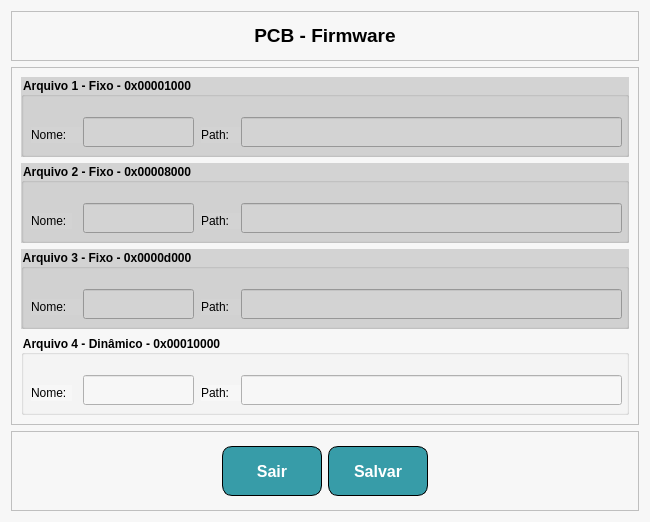
<?xml version="1.0" encoding="UTF-8"?>
<ui version="4.0">
 <class>Form_PCB</class>
 <widget class="QWidget" name="Form_PCB">
  <property name="geometry">
   <rect>
    <x>0</x>
    <y>0</y>
    <width>650</width>
    <height>518</height>
   </rect>
  </property>
  <property name="windowTitle">
   <string>PCB</string>
  </property>
  <property name="styleSheet">
   <string notr="true">background-color: rgb(247, 247, 247);</string>
  </property>
  <layout class="QVBoxLayout" name="verticalLayout">
   <item>
    <widget class="QFrame" name="frame">
     <property name="sizePolicy">
      <sizepolicy hsizetype="Preferred" vsizetype="MinimumExpanding">
       <horstretch>0</horstretch>
       <verstretch>0</verstretch>
      </sizepolicy>
     </property>
     <property name="minimumSize">
      <size>
       <width>0</width>
       <height>50</height>
      </size>
     </property>
     <property name="frameShape">
      <enum>QFrame::StyledPanel</enum>
     </property>
     <property name="frameShadow">
      <enum>QFrame::Raised</enum>
     </property>
     <layout class="QHBoxLayout" name="horizontalLayout_2">
      <item>
       <spacer name="horizontalSpacer">
        <property name="orientation">
         <enum>Qt::Horizontal</enum>
        </property>
        <property name="sizeHint" stdset="0">
         <size>
          <width>274</width>
          <height>20</height>
         </size>
        </property>
       </spacer>
      </item>
      <item>
       <widget class="QLabel" name="label">
        <property name="text">
         <string>&lt;html&gt;&lt;head/&gt;&lt;body&gt;&lt;p align=&quot;center&quot;&gt;&lt;span style=&quot; font-size:14pt; font-weight:600;&quot;&gt;PCB - Firmware&lt;/span&gt;&lt;/p&gt;&lt;/body&gt;&lt;/html&gt;</string>
        </property>
       </widget>
      </item>
      <item>
       <spacer name="horizontalSpacer_2">
        <property name="orientation">
         <enum>Qt::Horizontal</enum>
        </property>
        <property name="sizeHint" stdset="0">
         <size>
          <width>274</width>
          <height>20</height>
         </size>
        </property>
       </spacer>
      </item>
     </layout>
    </widget>
   </item>
   <item>
    <widget class="QFrame" name="frame_2">
     <property name="frameShape">
      <enum>QFrame::StyledPanel</enum>
     </property>
     <property name="frameShadow">
      <enum>QFrame::Raised</enum>
     </property>
     <layout class="QVBoxLayout" name="verticalLayout_2">
      <item>
       <widget class="QGroupBox" name="groupBox">
        <property name="sizePolicy">
         <sizepolicy hsizetype="Preferred" vsizetype="MinimumExpanding">
          <horstretch>0</horstretch>
          <verstretch>0</verstretch>
         </sizepolicy>
        </property>
        <property name="minimumSize">
         <size>
          <width>0</width>
          <height>80</height>
         </size>
        </property>
        <property name="font">
         <font>
          <weight>75</weight>
          <bold>true</bold>
         </font>
        </property>
        <property name="styleSheet">
         <string notr="true">background-color: rgb(211,211,211);</string>
        </property>
        <property name="title">
         <string>Arquivo 1 - Fixo - 0x00001000</string>
        </property>
        <widget class="QLineEdit" name="lineEditNome1">
         <property name="geometry">
          <rect>
           <x>62</x>
           <y>40</y>
           <width>111</width>
           <height>30</height>
          </rect>
         </property>
        </widget>
        <widget class="QLabel" name="label_6">
         <property name="geometry">
          <rect>
           <x>10</x>
           <y>50</y>
           <width>51</width>
           <height>16</height>
          </rect>
         </property>
         <property name="text">
          <string>Nome: </string>
         </property>
        </widget>
        <widget class="QLabel" name="label_2">
         <property name="geometry">
          <rect>
           <x>180</x>
           <y>50</y>
           <width>55</width>
           <height>16</height>
          </rect>
         </property>
         <property name="text">
          <string>Path: </string>
         </property>
        </widget>
        <widget class="QLineEdit" name="lineEditPath1">
         <property name="geometry">
          <rect>
           <x>220</x>
           <y>40</y>
           <width>381</width>
           <height>30</height>
          </rect>
         </property>
        </widget>
       </widget>
      </item>
      <item>
       <widget class="QGroupBox" name="groupBox_2">
        <property name="sizePolicy">
         <sizepolicy hsizetype="Preferred" vsizetype="MinimumExpanding">
          <horstretch>0</horstretch>
          <verstretch>0</verstretch>
         </sizepolicy>
        </property>
        <property name="minimumSize">
         <size>
          <width>0</width>
          <height>80</height>
         </size>
        </property>
        <property name="font">
         <font>
          <weight>75</weight>
          <bold>true</bold>
         </font>
        </property>
        <property name="styleSheet">
         <string notr="true">background-color: rgb(211,211,211);</string>
        </property>
        <property name="title">
         <string>Arquivo 2 - Fixo - 0x00008000</string>
        </property>
        <widget class="QLineEdit" name="lineEditNome2">
         <property name="geometry">
          <rect>
           <x>62</x>
           <y>40</y>
           <width>111</width>
           <height>30</height>
          </rect>
         </property>
        </widget>
        <widget class="QLabel" name="label_7">
         <property name="geometry">
          <rect>
           <x>10</x>
           <y>50</y>
           <width>41</width>
           <height>16</height>
          </rect>
         </property>
         <property name="text">
          <string>Nome: </string>
         </property>
        </widget>
        <widget class="QLabel" name="label_3">
         <property name="geometry">
          <rect>
           <x>180</x>
           <y>50</y>
           <width>55</width>
           <height>16</height>
          </rect>
         </property>
         <property name="text">
          <string>Path: </string>
         </property>
        </widget>
        <widget class="QLineEdit" name="lineEditPath2">
         <property name="geometry">
          <rect>
           <x>220</x>
           <y>40</y>
           <width>381</width>
           <height>30</height>
          </rect>
         </property>
        </widget>
       </widget>
      </item>
      <item>
       <widget class="QGroupBox" name="groupBox_3">
        <property name="sizePolicy">
         <sizepolicy hsizetype="Preferred" vsizetype="MinimumExpanding">
          <horstretch>0</horstretch>
          <verstretch>0</verstretch>
         </sizepolicy>
        </property>
        <property name="minimumSize">
         <size>
          <width>0</width>
          <height>80</height>
         </size>
        </property>
        <property name="font">
         <font>
          <weight>75</weight>
          <bold>true</bold>
         </font>
        </property>
        <property name="styleSheet">
         <string notr="true">background-color: rgb(211,211,211);</string>
        </property>
        <property name="title">
         <string>Arquivo 3 - Fixo - 0x0000d000</string>
        </property>
        <widget class="QLineEdit" name="lineEditNome3">
         <property name="geometry">
          <rect>
           <x>62</x>
           <y>40</y>
           <width>111</width>
           <height>30</height>
          </rect>
         </property>
        </widget>
        <widget class="QLabel" name="label_8">
         <property name="geometry">
          <rect>
           <x>10</x>
           <y>50</y>
           <width>51</width>
           <height>16</height>
          </rect>
         </property>
         <property name="text">
          <string>Nome: </string>
         </property>
        </widget>
        <widget class="QLabel" name="label_4">
         <property name="geometry">
          <rect>
           <x>180</x>
           <y>50</y>
           <width>55</width>
           <height>16</height>
          </rect>
         </property>
         <property name="text">
          <string>Path: </string>
         </property>
        </widget>
        <widget class="QLineEdit" name="lineEditPath3">
         <property name="geometry">
          <rect>
           <x>220</x>
           <y>40</y>
           <width>381</width>
           <height>30</height>
          </rect>
         </property>
        </widget>
       </widget>
      </item>
      <item>
       <widget class="QGroupBox" name="groupBox_4">
        <property name="sizePolicy">
         <sizepolicy hsizetype="Preferred" vsizetype="MinimumExpanding">
          <horstretch>0</horstretch>
          <verstretch>0</verstretch>
         </sizepolicy>
        </property>
        <property name="minimumSize">
         <size>
          <width>0</width>
          <height>80</height>
         </size>
        </property>
        <property name="font">
         <font>
          <weight>75</weight>
          <bold>true</bold>
         </font>
        </property>
        <property name="title">
         <string>Arquivo 4 - Dinâmico - 0x00010000</string>
        </property>
        <widget class="QLineEdit" name="lineEditNome4">
         <property name="geometry">
          <rect>
           <x>62</x>
           <y>40</y>
           <width>111</width>
           <height>30</height>
          </rect>
         </property>
        </widget>
        <widget class="QLabel" name="label_9">
         <property name="geometry">
          <rect>
           <x>10</x>
           <y>50</y>
           <width>41</width>
           <height>16</height>
          </rect>
         </property>
         <property name="text">
          <string>Nome: </string>
         </property>
        </widget>
        <widget class="QLabel" name="label_5">
         <property name="geometry">
          <rect>
           <x>180</x>
           <y>50</y>
           <width>55</width>
           <height>16</height>
          </rect>
         </property>
         <property name="text">
          <string>Path: </string>
         </property>
        </widget>
        <widget class="QLineEdit" name="lineEditPath4">
         <property name="geometry">
          <rect>
           <x>220</x>
           <y>40</y>
           <width>381</width>
           <height>30</height>
          </rect>
         </property>
        </widget>
       </widget>
      </item>
     </layout>
    </widget>
   </item>
   <item>
    <widget class="QFrame" name="frame_4">
     <property name="sizePolicy">
      <sizepolicy hsizetype="Preferred" vsizetype="Maximum">
       <horstretch>0</horstretch>
       <verstretch>0</verstretch>
      </sizepolicy>
     </property>
     <property name="minimumSize">
      <size>
       <width>0</width>
       <height>80</height>
      </size>
     </property>
     <property name="frameShape">
      <enum>QFrame::StyledPanel</enum>
     </property>
     <property name="frameShadow">
      <enum>QFrame::Raised</enum>
     </property>
     <layout class="QHBoxLayout" name="horizontalLayout_4">
      <item>
       <spacer name="horizontalSpacer_5">
        <property name="orientation">
         <enum>Qt::Horizontal</enum>
        </property>
        <property name="sizeHint" stdset="0">
         <size>
          <width>40</width>
          <height>20</height>
         </size>
        </property>
       </spacer>
      </item>
      <item>
       <widget class="QPushButton" name="btnSairPCB">
        <property name="minimumSize">
         <size>
          <width>100</width>
          <height>50</height>
         </size>
        </property>
        <property name="styleSheet">
         <string notr="true">QPushButton {
	 color: white;
     font: bold 12pt;
     background-color: #379ca8;
	 border: 1px solid black;
     border-radius: 10px;
}
QPushButton:pressed {
    background-color: qlineargradient(spread:pad, x1:0, y1:0, x2:0, y2:1,   stop:0 			rgba(60, 186, 162, 255), stop:1 rgba(98, 211, 162, 255))
}</string>
        </property>
        <property name="text">
         <string>Sair</string>
        </property>
       </widget>
      </item>
      <item>
       <widget class="QPushButton" name="btnSalvarPCB">
        <property name="minimumSize">
         <size>
          <width>100</width>
          <height>50</height>
         </size>
        </property>
        <property name="styleSheet">
         <string notr="true">QPushButton {
	 color: white;
     font: bold 12pt;
     background-color: #379ca8;
	 border: 1px solid black;
     border-radius: 10px;
}
QPushButton:pressed {
    background-color: qlineargradient(spread:pad, x1:0, y1:0, x2:0, y2:1,   stop:0 			rgba(60, 186, 162, 255), stop:1 rgba(98, 211, 162, 255))
}</string>
        </property>
        <property name="text">
         <string>Salvar</string>
        </property>
       </widget>
      </item>
      <item>
       <spacer name="horizontalSpacer_6">
        <property name="orientation">
         <enum>Qt::Horizontal</enum>
        </property>
        <property name="sizeHint" stdset="0">
         <size>
          <width>40</width>
          <height>20</height>
         </size>
        </property>
       </spacer>
      </item>
     </layout>
    </widget>
   </item>
  </layout>
 </widget>
 <resources/>
 <connections>
  <connection>
   <sender>btnSairPCB</sender>
   <signal>clicked(bool)</signal>
   <receiver>Form_PCB</receiver>
   <slot>close()</slot>
   <hints>
    <hint type="sourcelabel">
     <x>280</x>
     <y>361</y>
    </hint>
    <hint type="destinationlabel">
     <x>-46</x>
     <y>313</y>
    </hint>
   </hints>
  </connection>
 </connections>
</ui>
